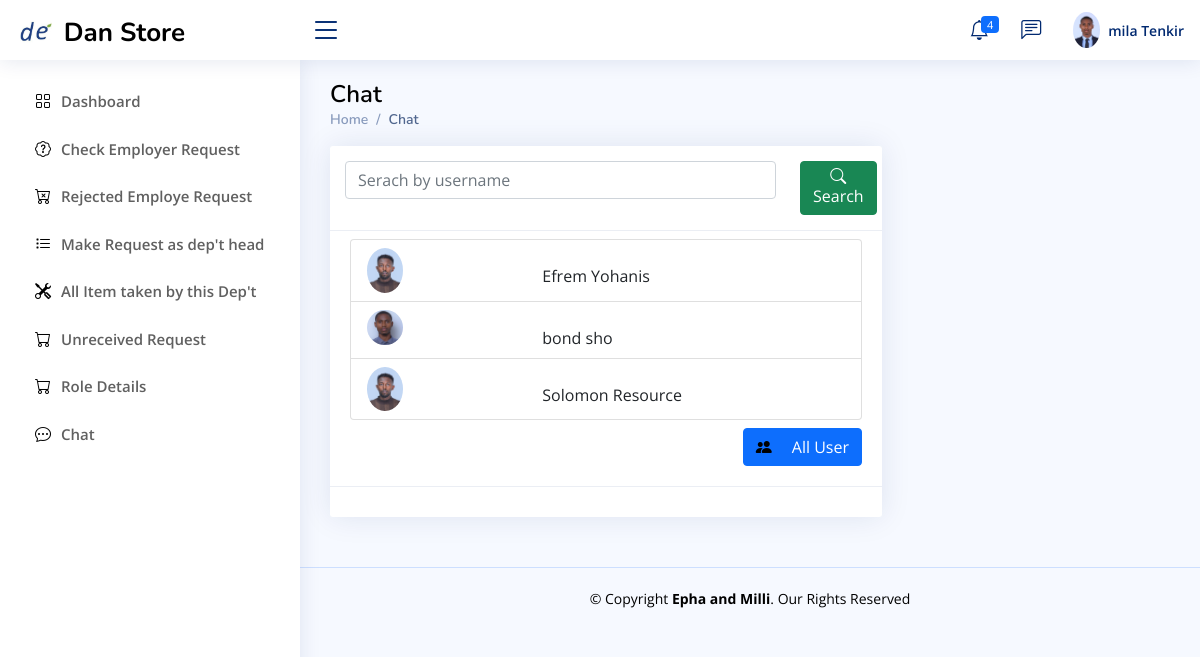
/department_head/dept_chat/ (signed in), run on an earlier commit of the app's database.
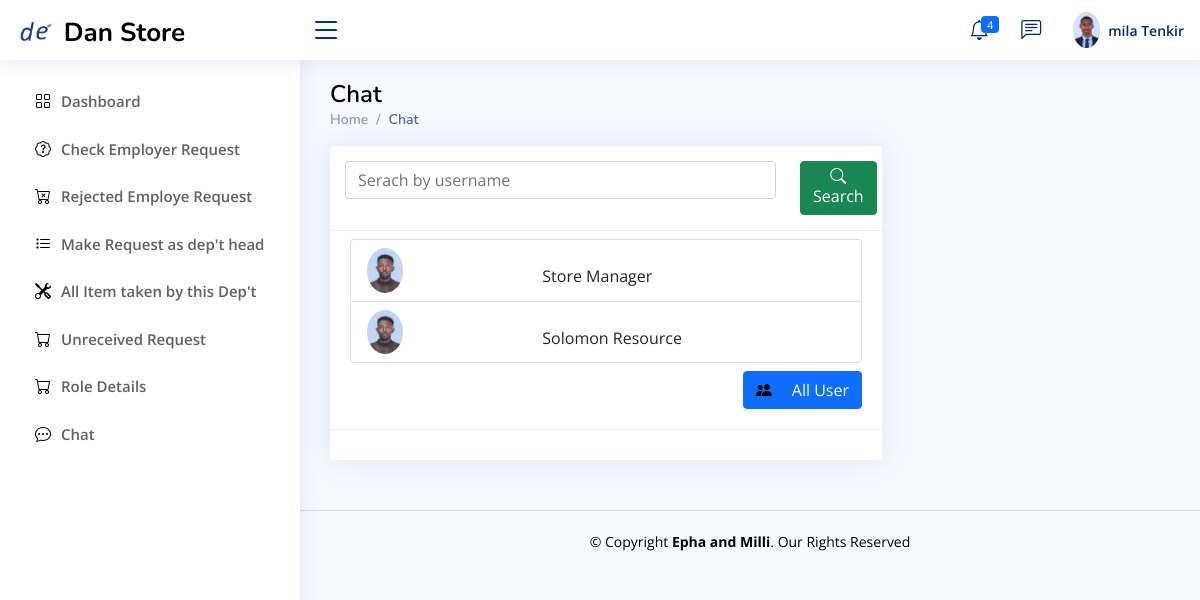
And on a later commit of the database.
### Store_manager/models.py (models this page shows, shortened)
class employ(models.Model):
    user=models.ForeignKey(User,null=True,blank=True,on_delete=models.CASCADE)
    role= models.CharField(max_length=200,null=True,blank=True)
    profile_pic=models.ImageField(null=True,blank=True, upload_to='Profile/')
    Full_Name=models.CharField(max_length=300, null=True)
    gender = models.CharField(max_length=20,null=True,blank=True)
    phone1 = models.CharField(max_length=200, null=True)
    phone2 = models.CharField(max_length=200, null=True)
    facebook = models.CharField(max_length=200, null=True,blank=True)
    telegram = models.CharField(max_length=200, null=True,blank=True)
    instagram = models.CharField(max_length=200, null=True,blank=True)
    about = models.TextField(max_length=500, null=True)
    address = models.CharField(max_length=200, null=True)
    inDepartment = models.CharField(max_length=300,null=True)
    date_created = models.DateTimeField(auto_now_add=True, null=True)
    Thechnologist =models.BooleanField(blank=True,null=True,default=False)
    accessStore=models.ForeignKey(allStore,null=True,blank=True,on_delete=models.CASCADE)
    Titel = models.CharField(max_length=20,null=True,blank=True)
    Filed_Study = models.CharField(max_length=20,null=True,blank=True)
    Collage = models.CharField(max_length=20,null=True,blank=True)
    grade=models.CharField(max_length=20,null=True,blank=True)
    Year_Graguation = models.DateField(null=True,blank=True)
    Document=models.FileField(null=True,blank=True,upload_to="File/Document")

### Department_Head/views.py (the view, shortened to what this page needs)
# urls.py: path('dept_chat/',views.dept_chat,name="dept_chat"),
def dept_chat(request):
    try:
        if request.user.groups.all()[0].name == 'Dept_Head':
            curretnUser = request.user
            exploreU = employ.objects.get(user = curretnUser)
            me_with=exploreU
            my_message=chatbot.objects.filter(me_with=me_with)
            admin = exploreU
            me=exploreU.user
            me_with=exploreU
            all_chate_team=[]
            all_chat=chatbot.objects.filter(Q(me_with=me_with) | Q(me=me))
            for a in all_chat:
                if a.me_with in all_chate_team:
                    pass
                else:
                    all_chate_team.append(a.me_with)
            context={
                    'chat_group':all_chate_team,
                    'admin':admin,
                    'my_message':my_message,
                }
            return render(request,'Department_head/chat/index.html',context)
        messages.error(request, 'Permission denied ')
        return redirect('log-out')
    except IndexError as e:
        messages.error(request, 'Login Before ')
        return redirect('log-out')

### Templates/Department_head/chat/index.html (shortened to what this page needs)
{% extends 'Department_head/D_base.html' %}
{% block d_head  %}
<main id="main" class="main">
    <div class="pagetitle">
      <h1 style="color: black">Chat</h1>
      <nav>
        <ol class="breadcrumb">
          <li class="breadcrumb-item"><a href="#">Home</a></li>
          <li class="breadcrumb-item active">Chat</li>
        </ol>
      </nav>
    </div>
    <section class="section">
        <div class="row">
            <div class="col-lg-8">
                <div class="card">
                    <div class="card-header">
                      <form action="" method="post">
                        <div class="row">
                            <div class="col-10">
                              <input type="text" class="form-control" id="inputText" name="serach" placeholder="Serach by username" >
                          </div>
                          <div class="col-2">
                              <button type="submit" class="btn btn-success"> <i class="bi bi-search"></i> Search</button>
                          </div>
                        </div>
                      </form>
                    </div>
                    <div class="card-body pt-2">
                        <div class="list-group">
                         {% block chat %}
                            {% for chat in chat_group %}
                            {% if chat.user != user %}
                            <a href="{% url 'dept_chat_pepol' chat.id %}" class="list-group-item list-group-item-action " aria-current="true">
                                <div class="row">
                                    <div class="col-lg-4">
                                      {% if chat.profile_pic %}
                                        <img src="{{ chat.profile_pic.url}}" alt="Profile" class="rounded-circle w-25">
                                      {% endif %}
                                    </div>
                                    <div class="col-lg-8">
                                        <div class="pt-3">
                                            <span class="d-none d-md-block ps-2">{{chat.user.first_name}} {{chat.user.last_name}}</span>
                                         </div>
                                    </div>
                                </div>
                                </a>
                                {% endif %}
                                {% endfor %}
                            {% endblock chat %}
                          </div>
                          <div class="pt-2 text-end">
                            <a href="{% url 'all_user' %}" class="btn btn-primary"><i class="bi bi-people-fill me-3 " style="color: black"></i> All User</a>
                          </div>
                    </div>
                    <div class="card-footer">
                    </div>
                  </div>
            </div>
         </div>
    </section>
  </main>
{% endblock %}

What changed in the data, as far as the page shows it:
removed employ: profile_pic (picture), user.first_name "bond", user.last_name "sho"
changed employ: user.first_name "Efrem" → "Store"; user.last_name "Yohanis" → "Manager"
